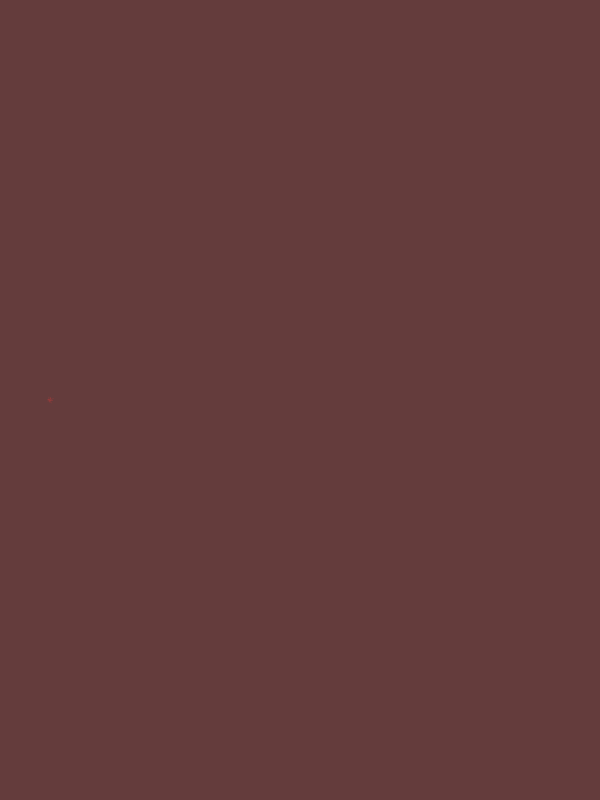
Frame 1 (no input)
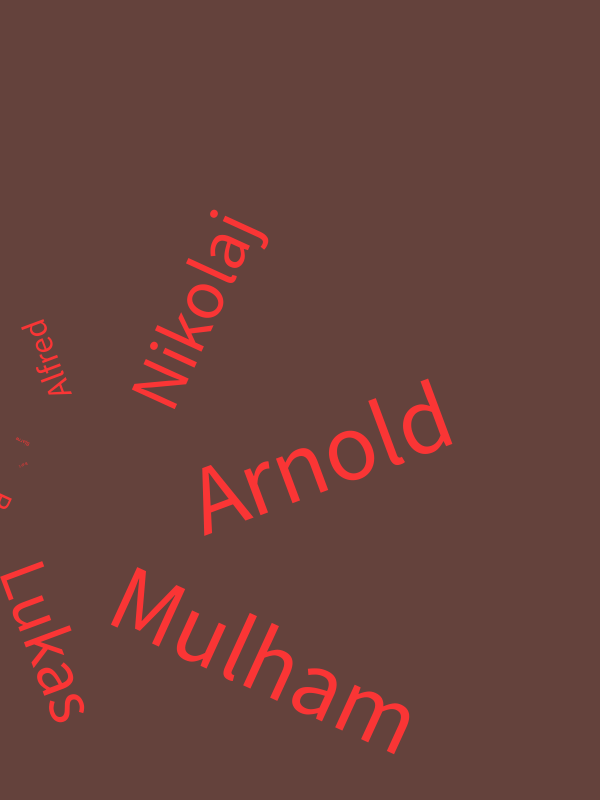
Frame 60 (the mouse pressed at the canvas centre just before this capture)
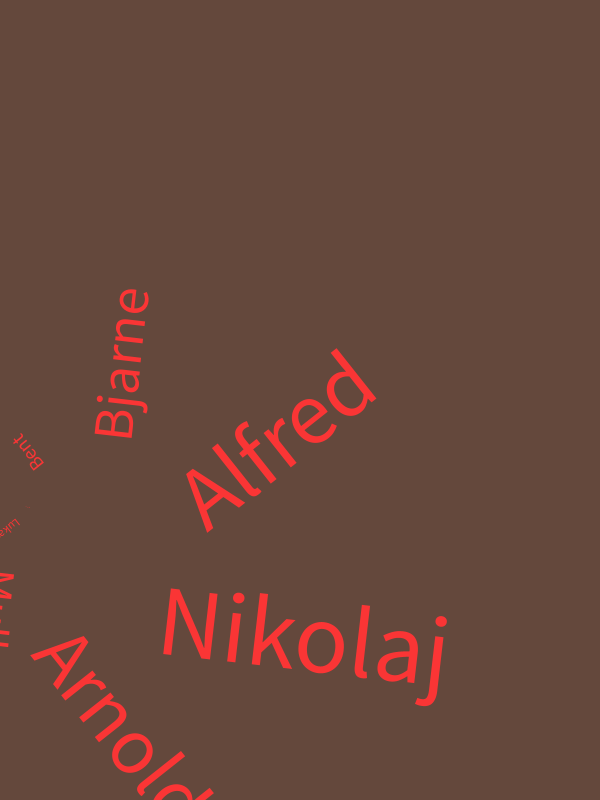
Frame 120 (the mouse held since frame 60 and released just before this capture)

The Processing sketch that drew these frames (run headless with seeded random() and noise(); from frame 60 on, the mouse is pressed at the canvas centre):

// Processing sketch: word_spin_class
// ── word_spin_class.pde
Paint paint = new Paint();
MessageSpinner spinner = new MessageSpinner(paint);
float angle = 0;

void setup() {
  size(600, 800);
  spinner.add("Rasmus");
  spinner.add("Bent");
  spinner.add("Bjarne");
  spinner.add("Alfred");
  spinner.add("Nikolaj");
  spinner.add("Arnold");
  spinner.add("Mulham");
  spinner.add("Lukas");
}

void draw() {
  render();
  update();
}

void update() {
  spinner.update(angle);
  paint.setSeed(angle);
  angle +=1.2;
}
void render() {
  background(paint.getBackgroundColor());
  spinner.render();
}

// ── Message.pde
class Message {
  String message;
  int offset;
  PVector position = new PVector();;
  float scale = 100;
  float multiplier;

  Message(String msg, int offset) {
    message = msg;
    this.offset = offset;
  }

  void update(float angleRad, float messageAngleRad) {
    float totalRad = angleRad + HALF_PI + messageAngleRad * (offset+1);
    multiplier = (sin(totalRad) + 1)/2;
    position.x = 20 + 100*multiplier;
    position.y = 80 * multiplier;
  }

  void render() {
    textSize(1+scale*multiplier);
    text(message, position.x, position.y);
  }
}

// ── MessageSpinner.pde
class MessageSpinner {

  float rotationAngleRadian = 0;
  float yOffset = 0;
  ArrayList<Message> messages = new ArrayList<Message>();
  Paint paint;
  float messageAngleRad = 0;

  MessageSpinner(Paint p) {
    paint = p;
  }

  void add(String message) {
    int offset = messages.size();
    Message m = new Message(message, offset);
    messages.add(m);
    messageAngleRad = (messages.isEmpty()) ? 0: TWO_PI/messages.size();
  }

  void update(float angleDeg) {
    rotationAngleRadian = angleDeg/180*PI;
    yOffset = sin(rotationAngleRadian/3)*150;
    for (var message : messages) {
      message.update(rotationAngleRadian, messageAngleRad);
    }
  }

  void render() {
    push();
    textAlign(LEFT, CENTER);
    fill(paint.getColor());

    translate(50, height/2 + yOffset);
    rotate(rotationAngleRadian);
    for (var message : messages) {
      rotate(messageAngleRad);
      message.render();
    }
    pop();
  }
}

// ── Paint.pde
class Paint {

  float seed = 0;

  void setSeed(float value) {
    seed = value;
  }
  color getColor() {
    colorMode(HSB);
    return color((-90 + seed/7) % 360, 200, 250);
  }
  color getBackgroundColor() {
    colorMode(HSB);
    return color(seed/11 % 360, 100, 100);
  }
}
